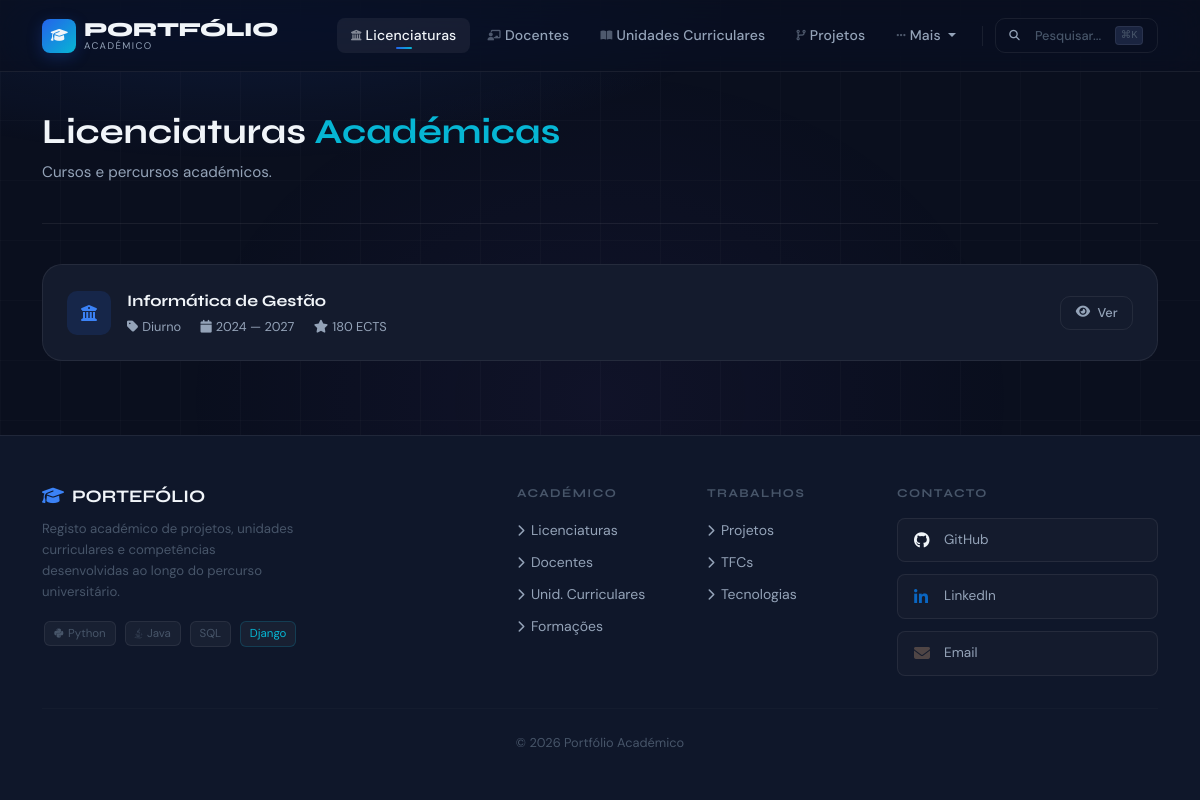
The page /portfolio/licenciaturas/ on the database as committed earlier.
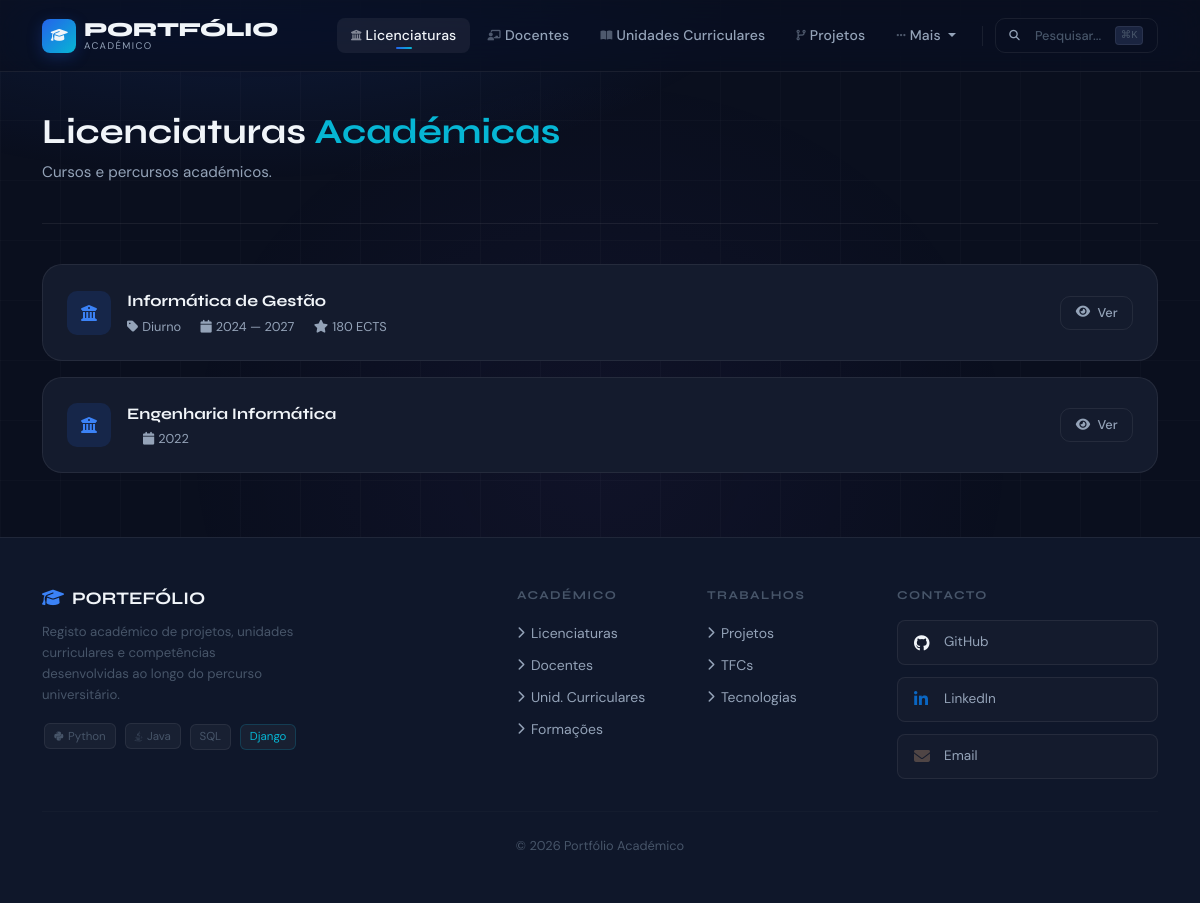
The same page on the database as committed later.
### portfolio/models.py (models this page shows, shortened)
class Licenciatura(models.Model):
    nome = models.CharField(max_length=200)
    regime = models.CharField(max_length=100, blank=True)
    ano_inicio = models.IntegerField()
    ano_fim = models.IntegerField(null=True, blank=True)
    ects = models.IntegerField(null=True, blank=True)
    descricao = models.TextField(blank=True)
    class Meta:
        verbose_name_plural = "Licenciaturas"

### portfolio/views.py (the view)
# urls.py: path('licenciaturas/', views.licenciaturas_view, name='licenciaturas'),
def licenciaturas_view(request):
    return render(request, 'portfolio/licenciaturas.html', {'licenciaturas': Licenciatura.objects.prefetch_related('ucs', 'tfcs').all()})

### portfolio/templates/portfolio/licenciaturas.html (shortened to what this page needs)
{% extends "portfolio/base.html" %}
{% block nav_licenciaturas %}active{% endblock %}
{% block content %}
<div class="page-header">
    <div>
        <h2>Licenciaturas <span class="text-accent">Académicas</span></h2>
        <p>Cursos e percursos académicos.</p>
    </div>
</div>
{% if licenciaturas %}
<div style="display:flex;flex-direction:column;gap:1rem;">
    {% for lic in licenciaturas %}
    <div style="background:var(--sf);border:1px solid var(--bd);border-radius:var(--rl);padding:1.5rem;display:flex;align-items:center;justify-content:space-between;gap:1rem;flex-wrap:wrap;transition:var(--tr);"
         onmouseover="this.style.borderColor='rgba(37,99,235,.4)'"
         onmouseout="this.style.borderColor='rgba(255,255,255,.07)'">
        <div style="display:flex;align-items:center;gap:1rem;">
            <div style="width:44px;height:44px;border-radius:10px;background:rgba(37,99,235,.15);display:grid;place-items:center;flex-shrink:0;">
                <i class="fas fa-university" style="color:var(--pri-l);"></i>
            </div>
            <div>
                <div style="font-family:var(--fd);font-weight:700;font-size:1rem;color:var(--tp);">{{ lic.nome }}</div>
                <div style="font-size:.8rem;color:var(--ts);margin-top:.2rem;">
                    {% if lic.regime %}<span><i class="fas fa-tag me-1"></i>{{ lic.regime }}</span>{% endif %}
                    {% if lic.ano_inicio %}<span class="ms-3"><i class="fas fa-calendar me-1"></i>{{ lic.ano_inicio }}{% if lic.ano_fim %} — {{ lic.ano_fim }}{% endif %}</span>{% endif %}
                    {% if lic.ects %}<span class="ms-3"><i class="fas fa-star me-1"></i>{{ lic.ects }} ECTS</span>{% endif %}
                </div>
            </div>
        </div>
        <div style="display:flex;align-items:center;gap:.5rem;">
            <a href="{% url 'licenciaturas_detail' lic.id %}" class="btn-ghost" style="font-size:.8rem;padding:.4rem .9rem;">
                <i class="fas fa-eye"></i>Ver
            </a>
        </div>
    </div>
    {% endfor %}
</div>
{% else %}
<div class="empty-state">
    <i class="fas fa-university"></i>
    <p>Nenhuma licenciatura registada.</p>
</div>
{% endif %}
{% endblock %}

### portfolio/templates/portfolio/base.html (shortened to what this page needs)
{% load static %}
<!DOCTYPE html>
<html lang="pt">
<head>
    <link href="https://cdn.jsdelivr.net/npm/bootstrap@5.3.0/dist/css/bootstrap.min.css" rel="stylesheet">
    <link rel="stylesheet" href="https://cdnjs.cloudflare.com/ajax/libs/font-awesome/6.4.0/css/all.min.css">
</head>
<body>
<nav class="navbar navbar-expand-lg sticky-top">
    <div class="container">
        <a class="navbar-brand" href="/">
            <div class="brand-icon"><i class="fas fa-graduation-cap"></i></div>
            <div class="brand-text">PORTFÓLIO<span>Académico</span></div>
        </a>
        <div class="collapse navbar-collapse" id="navbarNav">
            <ul class="navbar-nav ms-auto align-items-lg-center gap-lg-1">
                <li class="nav-item"><a class="nav-link {% block nav_licenciaturas %}{% endblock %}" href="{% url 'licenciaturas' %}">Licenciaturas</a></li>
                <li class="nav-item"><a class="nav-link {% block nav_docentes %}{% endblock %}" href="{% url 'docentes' %}">Docentes</a></li>
                <li class="nav-item"><a class="nav-link {% block nav_ucs %}{% endblock %}" href="{% url 'ucs' %}">Unidades Curriculares</a></li>
                <li class="nav-item"><a class="nav-link {% block nav_projetos %}{% endblock %}" href="{% url 'projetos' %}">Projetos</a></li>
                <li class="nav-item dropdown">
                    <a class="nav-link dropdown-toggle" href="#" id="navbarDropdown" role="button" data-bs-toggle="dropdown" aria-expanded="false">
                        Mais
                    </a>
                </li>
                <li class="nav-item d-none d-lg-block"></li>
                <li class="nav-item">
                    <button id="search-trigger" class="btn-ghost" style="border-radius:10px;padding:.4rem .85rem;">
                        <span class="d-none d-xl-inline" style="font-size:.8rem;color:var(--tm);margin-left:.5rem;">Pesquisar...</span>
                        <kbd class="d-none d-xl-inline" style="font-size:.65rem;background:var(--sf2);color:var(--tm);border:1px solid var(--bd);border-radius:4px;padding:1px 5px;margin-left:.4rem;">⌘K</kbd>
                    </button>
                </li>
            </ul>
        </div>
    </div>
</nav>
<main><div class="container">{% block content %}{% endblock %}</div></main>
{% block footer %}
<footer>
    <div class="container">
        <div class="row g-4">
            <div class="col-lg-4">
                <div class="footer-brand"><i class="fas fa-graduation-cap me-2" style="color:var(--pri-l);"></i>PORTEFÓLIO</div>
                <p class="footer-desc">Registo académico de projetos, unidades curriculares e competências desenvolvidas ao longo do percurso universitário.</p>
                <div class="mt-3">
                    <span class="stack-tag"><i class="fab fa-python"></i>Python</span>
                    <span class="stack-tag"><i class="fab fa-java"></i>Java</span>
                    <span class="stack-tag"></i>SQL</span>
                    <span class="stack-tag" style="color:var(--acc);border-color:rgba(6,182,212,.2);">Django</span>
                </div>
            </div>
            <div class="col-6 col-lg-2 offset-lg-1">
                <div class="footer-heading">Académico</div>
                <ul class="footer-links">
                    <li><a href="{% url 'licenciaturas' %}"><i class="fas fa-chevron-right"></i>Licenciaturas</a></li>
                    <li><a href="{% url 'docentes' %}"><i class="fas fa-chevron-right"></i>Docentes</a></li>
                    <li><a href="{% url 'ucs' %}"><i class="fas fa-chevron-right"></i>Unid. Curriculares</a></li>
                    <li><a href="{% url 'formacoes' %}"><i class="fas fa-chevron-right"></i>Formações</a></li>
                </ul>
            </div>
            <div class="col-6 col-lg-2">
                <div class="footer-heading">Trabalhos</div>
                <ul class="footer-links">
                    <li><a href="{% url 'projetos' %}"><i class="fas fa-chevron-right"></i>Projetos</a></li>
                    <li><a href="{% url 'tfcs' %}"><i class="fas fa-chevron-right"></i>TFCs</a></li>
                    <li><a href="{% url 'tecnologias' %}"><i class="fas fa-chevron-right"></i>Tecnologias</a></li>
                </ul>
            </div>
            <div class="col-lg-3">
                <div class="footer-heading">Contacto</div>
                <div style="display:flex;flex-direction:column;gap:.75rem;">
                    <a href="https://github.com/Tomas-Cruz-Santos" target="_blank" rel="noopener"
                       style="display:flex;align-items:center;gap:.75rem;padding:.7rem 1rem;background:var(--sf);border:1px solid var(--bd);border-radius:8px;text-decoration:none;color:var(--ts);font-size:.85rem;transition:var(--tr);"
                       onmouseover="this.style.borderColor='rgba(37,99,235,.4)';this.style.color='#f1f5f9'"
                       onmouseout="this.style.borderColor='rgba(255,255,255,.07)';this.style.color='#94a3b8'">
                        <i class="fab fa-github" style="color:var(--tp);font-size:1rem;width:18px;"></i>GitHub
                    </a>
                    <a href="https://www.linkedin.com/in/tomás-santos-44155a32b/" target="_blank" rel="noopener"
                       style="display:flex;align-items:center;gap:.75rem;padding:.7rem 1rem;background:var(--sf);border:1px solid var(--bd);border-radius:8px;text-decoration:none;color:var(--ts);font-size:.85rem;transition:var(--tr);"
                       onmouseover="this.style.borderColor='rgba(37,99,235,.4)';this.style.color='#f1f5f9'"
                       onmouseout="this.style.borderColor='rgba(255,255,255,.07)';this.style.color='#94a3b8'">
                        <i class="fab fa-linkedin-in" style="color:#0a66c2;font-size:1rem;width:18px;"></i>LinkedIn
                    </a>
                    <a href="mailto:tomas.cruz.santos08@gmail.com"
                       style="display:flex;align-items:center;gap:.75rem;padding:.7rem 1rem;background:var(--sf);border:1px solid var(--bd);border-radius:8px;text-decoration:none;color:var(--ts);font-size:.85rem;transition:var(--tr);"
                       onmouseover="this.style.borderColor='rgba(37,99,235,.4)';this.style.color='#f1f5f9'"
                       onmouseout="this.style.borderColor='rgba(255,255,255,.07)';this.style.color='#94a3b8'">
                        <i class="fas fa-envelope" style="color:#4f4545;font-size:1rem;width:18px;"></i>Email
                    </a>
                </div>
            </div>
        </div>
        <hr class="footer-divider">
       <div class="footer-bottom" style="justify-content:center;text-align:center;">
            <p class="footer-copy">© 2026 Portfólio Académico</p>
        </div>
    </div>
</footer>
{% endblock %}
</body>
</html>

Rows that differ between the two databases and show on the page:
added Licenciatura: nome "Engenharia Informática", ano_inicio "2022"
